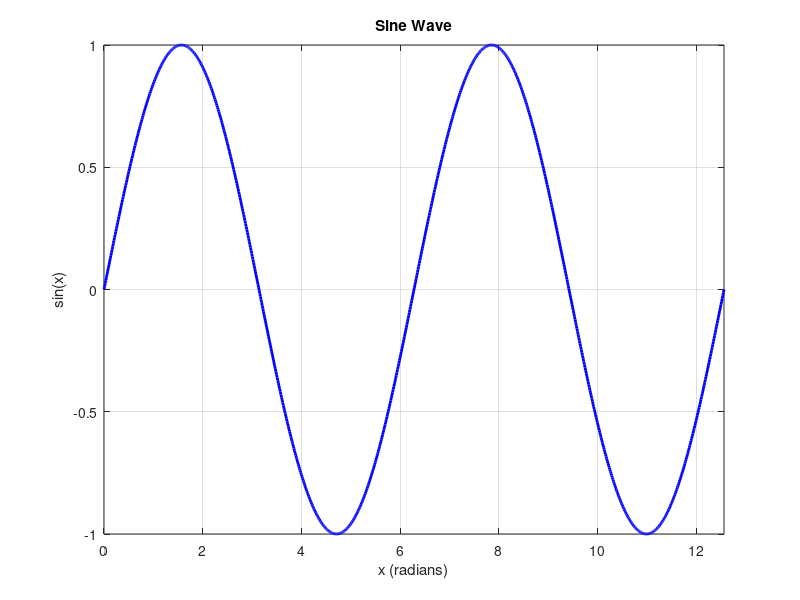

Here is the MATLAB script that generated this plot:
% MATLAB script to plot a sine wave
% Clear workspace and close all figures
clear all;
close all;
clc;

% Define the x-axis values
x = linspace(0, 4*pi, 1000);

% Calculate the sine wave values
y = sin(x);

% Create the plot
figure;
plot(x, y, 'b-', 'LineWidth', 2);
title('Sine Wave');
xlabel('x (radians)');
ylabel('sin(x)');
grid on;

% Add some styling
xlim([0, 4*pi]);
